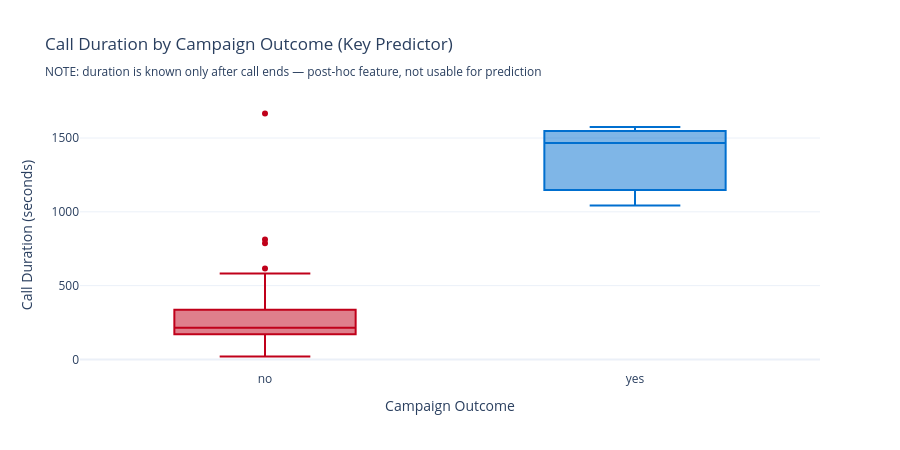

Notebook code for this chart:
### Code cell
# ── Plot 2: Call Duration by Campaign Outcome — Box Plot ─────────────
fig2 = px.box(
    df, x='y', y='duration', color='y',
    color_discrete_map={'no': '#C0001A', 'yes': '#006FCF'},
    title='Call Duration by Campaign Outcome (Key Predictor)<br>'
          '<sub>NOTE: duration is known only after call ends — post-hoc feature, not usable for prediction</sub>',
    template='plotly_white',
    labels={'y': 'Campaign Outcome', 'duration': 'Call Duration (seconds)'}
)
fig2.update_layout(height=450, showlegend=False)
fig2.show()

### Figure 1 — Plotly figure (JSON) as saved in the notebook; plotly's stock layout.template omitted (floating-point values rounded to 4 significant figures)
{"data": [{"alignmentgroup": "True", "hovertemplate": "Campaign Outcome=%{x}<br>Call Duration (seconds)=%{y}<extra></extra>", "legendgroup": "no", "marker": {"color": "#C0001A"}, "name": "no", "notched": false, "offsetgroup": "no", "orientation": "v", "showlegend": true, "type": "box", "x": ["no", "no", "no", "no", "no", "no", "no", "no", "no", "no", "no", "no", "no", "no", "no", "no", "no", "no", "no", "no", "no", "no", "no", "no", "no", "no", "no", "no", "no", "no", "no", "no", "no", "no", "no", "no", "no", "no", "no", "no", "no", "no", "no", "no", "no", "no", "no", "no", "no", "no", "no", "no", "no", "no", "no", "no", "no", "no", "no", "no", "no", "no", "no", "no", "no", "no", "no", "no", "no", "no", "no", "no", "no", "no", "no", "no", "no", "no", "no", "no", "no", "no", "no", "no", "no", "no", "no", "no", "no", "no", "no", "no", "no", "no", "no", "no", "no"], "x0": " ", "xaxis": "x", "y": [261, 149, 226, 151, 307, 198, 139, 217, 380, 50, 55, 222, 137, 293, 146, 174, 312, 440, 353, 195, 38, 262, 342, 181, 172, 99, 93, 233, 255, 362, 348, 386, 73, 230, 208, 336, 365, 1666, 577, 137, 366, 314, 160, 212, 188, 22, 616, 178, 355, 225, 160, 266, 253, 179, 269, 135, 161, 787, 145, 174, 449, 812, 164, 366, 357, 232, 91, 273, 158, 177, 200, 172, 176, 211, 214, 349, 337, 272, 208, 193, 212, 165, 20, 246, 529, 192, 188, 180, 48, 213, 545, 583, 221, 426, 287, 197, 257], "y0": " ", "yaxis": "y"}, {"alignmentgroup": "True", "hovertemplate": "Campaign Outcome=%{x}<br>Call Duration (seconds)=%{y}<extra></extra>", "legendgroup": "yes", "marker": {"color": "#006FCF"}, "name": "yes", "notched": false, "offsetgroup": "yes", "orientation": "v", "showlegend": true, "type": "box", "x": ["yes", "yes", "yes"], "x0": " ", "xaxis": "x", "y": [1575, 1042, 1467], "y0": " ", "yaxis": "y"}], "layout": {"boxmode": "overlay", "height": 450, "legend": {"title": {"text": "Campaign Outcome"}, "tracegroupgap": 0}, "showlegend": false, "title": {"text": "Call Duration by Campaign Outcome (Key Predictor)<br><sub>NOTE: duration is known only after call ends — post-hoc feature, not usable for prediction</sub>"}, "xaxis": {"anchor": "y", "categoryarray": ["no", "yes"], "categoryorder": "array", "domain": [0.0, 1.0], "title": {"text": "Campaign Outcome"}}, "yaxis": {"anchor": "x", "domain": [0.0, 1.0], "title": {"text": "Call Duration (seconds)"}}}}
